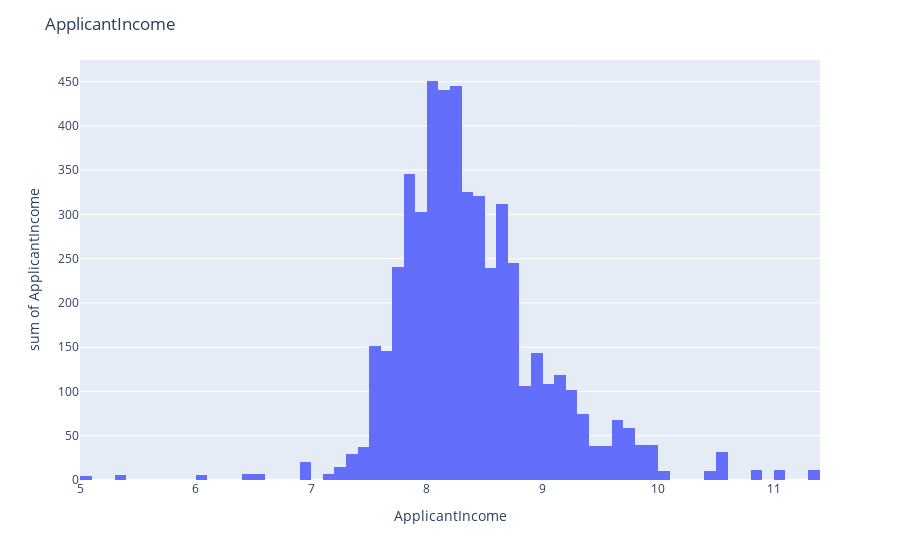
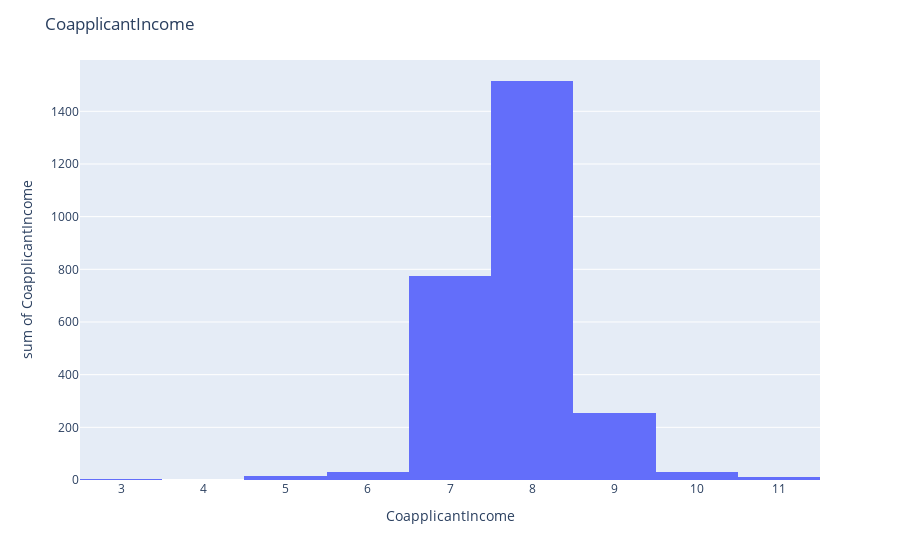
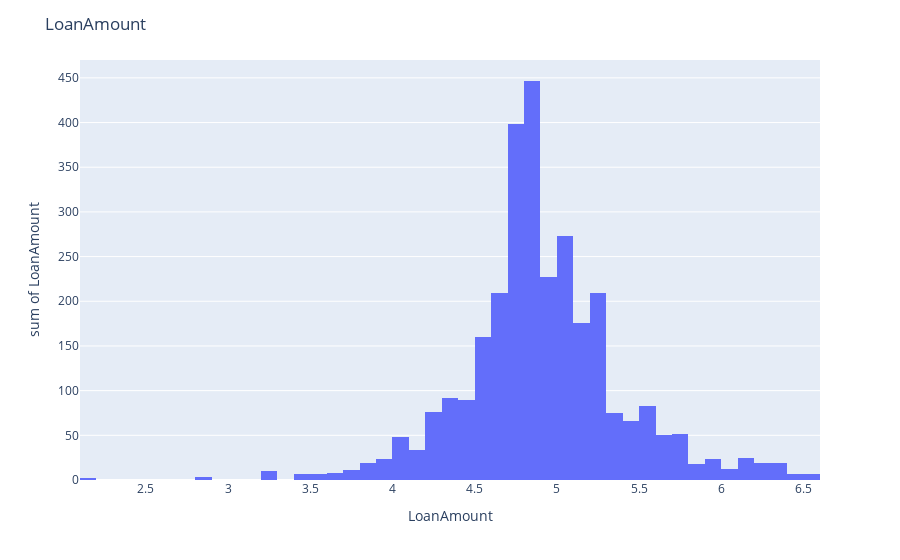

These figures' notebook cell, in order:
### Code cell
fig = px.histogram(df["ApplicantIncome"],x = "ApplicantIncome", y= "ApplicantIncome")
fig.update_layout(title="ApplicantIncome")
fig.show()

fig = px.histogram(df["CoapplicantIncome"],x = "CoapplicantIncome", y= "CoapplicantIncome")
fig.update_layout(title="CoapplicantIncome")
fig.show()

fig = px.histogram(df["LoanAmount"],x = "LoanAmount", y= "LoanAmount")
fig.update_layout(title="LoanAmount")
fig.show()

### Figure 1 — Plotly figure (JSON) as saved in the notebook; plotly's stock layout.template omitted (floating-point values rounded to 4 significant figures; data arrays with more than 128 entries replaced by an {"elided": "..."} marker saying what was removed)
{"data": [{"alignmentgroup": "True", "bingroup": "x", "histfunc": "sum", "hovertemplate": "ApplicantIncome=%{x}<br>sum of ApplicantIncome=%{y}<extra></extra>", "legendgroup": "", "marker": {"color": "#636efa", "pattern": {"shape": ""}}, "name": "", "offsetgroup": "", "orientation": "v", "showlegend": false, "type": "histogram", "x": {"elided": "614 float values"}, "xaxis": "x", "y": {"elided": "614 float values"}, "yaxis": "y"}], "layout": {"barmode": "relative", "legend": {"tracegroupgap": 0}, "margin": {"t": 60}, "title": {"text": "ApplicantIncome"}, "xaxis": {"anchor": "y", "domain": [0, 1], "title": {"text": "ApplicantIncome"}}, "yaxis": {"anchor": "x", "domain": [0, 1], "title": {"text": "sum of ApplicantIncome"}}}}

### Figure 2 — Plotly figure (JSON) as saved in the notebook; plotly's stock layout.template omitted (floating-point values rounded to 4 significant figures; data arrays with more than 128 entries replaced by an {"elided": "..."} marker saying what was removed)
{"data": [{"alignmentgroup": "True", "bingroup": "x", "histfunc": "sum", "hovertemplate": "CoapplicantIncome=%{x}<br>sum of CoapplicantIncome=%{y}<extra></extra>", "legendgroup": "", "marker": {"color": "#636efa", "pattern": {"shape": ""}}, "name": "", "offsetgroup": "", "orientation": "v", "showlegend": false, "type": "histogram", "x": {"elided": "614 float values"}, "xaxis": "x", "y": {"elided": "614 float values"}, "yaxis": "y"}], "layout": {"barmode": "relative", "legend": {"tracegroupgap": 0}, "margin": {"t": 60}, "title": {"text": "CoapplicantIncome"}, "xaxis": {"anchor": "y", "domain": [0, 1], "title": {"text": "CoapplicantIncome"}}, "yaxis": {"anchor": "x", "domain": [0, 1], "title": {"text": "sum of CoapplicantIncome"}}}}

### Figure 3 — Plotly figure (JSON) as saved in the notebook; plotly's stock layout.template omitted (floating-point values rounded to 4 significant figures; data arrays with more than 128 entries replaced by an {"elided": "..."} marker saying what was removed)
{"data": [{"alignmentgroup": "True", "bingroup": "x", "histfunc": "sum", "hovertemplate": "LoanAmount=%{x}<br>sum of LoanAmount=%{y}<extra></extra>", "legendgroup": "", "marker": {"color": "#636efa", "pattern": {"shape": ""}}, "name": "", "offsetgroup": "", "orientation": "v", "showlegend": false, "type": "histogram", "x": {"elided": "614 float values"}, "xaxis": "x", "y": {"elided": "614 float values"}, "yaxis": "y"}], "layout": {"barmode": "relative", "legend": {"tracegroupgap": 0}, "margin": {"t": 60}, "title": {"text": "LoanAmount"}, "xaxis": {"anchor": "y", "domain": [0, 1], "title": {"text": "LoanAmount"}}, "yaxis": {"anchor": "x", "domain": [0, 1], "title": {"text": "sum of LoanAmount"}}}}
